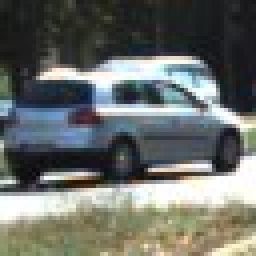
#> input picture vehicles_smallset/cars1/112.jpeg, 64 x 64 px (shown 4 times larger); its folder holds only this picture in this run
$ jupyter execute --allow-errors detection.ipynb   (older library calls are emulated)
#> lines starting #> are read from the running program, lines starting #| are printed output that depends on the picture
### lesson_functions.py
import matplotlib.image as mpimg
import numpy as np
import cv2
from skimage.feature import hog
import joblib
# Define a function to return HOG features and visualization
def get_hog_features(img, orient, pix_per_cell, cell_per_block,
                        vis=False, feature_vec=True):
    # Call with two outputs if vis==True
    if vis == True:
        features, hog_image = hog(img, orientations=orient,
                                  pixels_per_cell=(pix_per_cell, pix_per_cell),
                                  block_norm= 'L2-Hys',
                                  cells_per_block=(cell_per_block, cell_per_block),
                                  transform_sqrt=True,
                                  visualize=vis, feature_vector=feature_vec)
        return features, hog_image
    # Otherwise call with one output
    else:
        features = hog(img, orientations=orient,
                       pixels_per_cell=(pix_per_cell, pix_per_cell),
                       cells_per_block=(cell_per_block, cell_per_block),
                       block_norm= 'L2-Hys',
                       transform_sqrt=True,
                       visualize=vis, feature_vector=feature_vec)
        return features

# Define a function to compute binned color features
def bin_spatial(img, size=(32, 32)):
    # Use cv2.resize().ravel() to create the feature vector
    features = cv2.resize(img, size).ravel()
    # Return the feature vector
    return features

# Define a function to compute color histogram features
# NEED TO CHANGE bins_range if reading .png files with mpimg!
def color_hist(img, nbins=32, bins_range=(0, 256)):
    # Compute the histogram of the color channels separately
    channel1_hist = np.histogram(img[:,:,0], bins=nbins, range=bins_range)
    channel2_hist = np.histogram(img[:,:,1], bins=nbins, range=bins_range)
    channel3_hist = np.histogram(img[:,:,2], bins=nbins, range=bins_range)
    # Concatenate the histograms into a single feature vector
    hist_features = np.concatenate((channel1_hist[0], channel2_hist[0], channel3_hist[0]))
    # Return the individual histograms, bin_centers and feature vector
    return hist_features

# Define a function to extract features from a list of images
# Have this function call bin_spatial() and color_hist()
def extract_features(imgs, color_space='RGB', spatial_size=(32, 32),
                        hist_bins=32, orient=9,
                        pix_per_cell=8, cell_per_block=2, hog_channel=0,
                        spatial_feat=True, hist_feat=True, hog_feat=True):
    # Create a list to append feature vectors to
#> called with color_space = 'RGB', spatial_size = (16, 16), hist_bins = 16, orient = 9, pix_per_cell = 8, cell_per_block = 2, hog_channel = 0, spatial_feat = True
    features = []
    # Iterate through the list of images
    for file in imgs:
        file_features = []
        # Read in each one by one
        image = mpimg.imread(file)
#> image is the input picture: shape (64, 64, 3); mean R, G, B 105.6, 109.1, 105
        # apply color conversion if other than 'RGB'
        if color_space != 'RGB':
            if color_space == 'HSV':
                feature_image = cv2.cvtColor(image, cv2.COLOR_RGB2HSV)
            elif color_space == 'LUV':
                feature_image = cv2.cvtColor(image, cv2.COLOR_RGB2LUV)
            elif color_space == 'HLS':
                feature_image = cv2.cvtColor(image, cv2.COLOR_RGB2HLS)
            elif color_space == 'YUV':
                feature_image = cv2.cvtColor(image, cv2.COLOR_RGB2YUV)
            elif color_space == 'YCrCb':
                feature_image = cv2.cvtColor(image, cv2.COLOR_RGB2YCrCb)
        else: feature_image = np.copy(image)

        if spatial_feat == True:
            spatial_features = bin_spatial(feature_image, size=spatial_size)
#> in bin_spatial, `features = cv2.resize(img, size).ravel()`: features = 768 values, max 255 at index 220, min 8 at index 542, mean 104.5
#> spatial_features has the same summary as features in bin_spatial
            file_features.append(spatial_features)
        if hist_feat == True:
            # Apply color_hist()
            hist_features = color_hist(feature_image, nbins=hist_bins)
#> in color_hist, `hist_features = np.concatenate((channel1_hist[0], channel2_hist[0], ch..`: hist_features = 48 values, max 807 at index 1, min 14 at index 16, mean 256
            file_features.append(hist_features)
        if hog_feat == True:
        # Call get_hog_features() with vis=False, feature_vec=True
            if hog_channel == 'ALL':
                hog_features = []
                for channel in range(feature_image.shape[2]):
                    hog_features.append(get_hog_features(feature_image[:,:,channel],
                                        orient, pix_per_cell, cell_per_block,
                                        vis=False, feature_vec=True))
                hog_features = np.ravel(hog_features)
            else:
                hog_features = get_hog_features(feature_image[:,:,hog_channel], orient,
                            pix_per_cell, cell_per_block, vis=False, feature_vec=True)
#> in get_hog_features, `features = hog(img, orientations=orient, pixels_per_cell=(pix_per_cell..`: features = 1764 values, max 0.522 at index 166, min 0 at index 118, mean 0.124
#> in get_hog_features, `features = hog(img, orientations=orient, pixels_per_cell=(pix_per_cell..`:
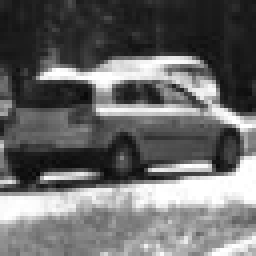
#> img: shape (64, 64) (shown 4 times larger); min 8, max 255, mean 105.6
#> hog_features has the same summary as features in get_hog_features
            # Append the new feature vector to the features list
            file_features.append(hog_features)
        features.append(np.concatenate(file_features))
#> pass 2 of the loop in extract_features, `for file in imgs:`:
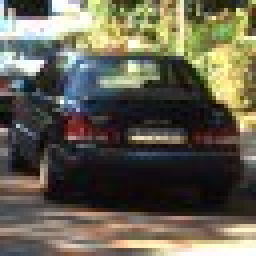
#> input picture vehicles_smallset/cars2/402.jpeg, 64 x 64 px (shown 4 times larger)
#> in extract_features, image is the input picture: shape (64, 64, 3); mean R, G, B 100.6, 96.4, 81
#> spatial_features = 768 values, max 255 at index 54, min 6 at index 485, mean 95.79
#> in extract_features, `hist_features = color_hist(feature_image, nbins=hist_bins)`: hist_features = 48 values, max 742 at index 33, min 49 at index 45, mean 256
#> in get_hog_features (call 2), `features = hog(img, orientations=orient, pixels_per_cell=(pix_per_cell..`: features = 1764 values, max 0.505 at index 1426, min 0 at index 15, mean 0.131
#> in get_hog_features (call 2), `features = hog(img, orientations=orient, pixels_per_cell=(pix_per_cell..`:
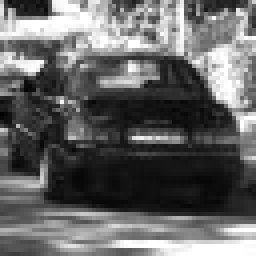
#> img: shape (64, 64) (shown 4 times larger); min 0, max 255, mean 100.6
#> hog_features has the same summary as features in get_hog_features
#> pass 3 of the loop in extract_features, `for file in imgs:`:
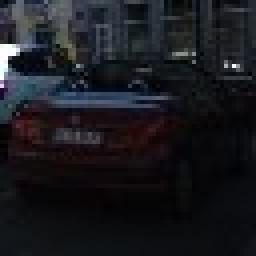
#> input picture vehicles_smallset/cars2/433.jpeg, 64 x 64 px (shown 4 times larger)
#> in extract_features, image is the input picture: shape (64, 64, 3); mean R, G, B 26, 26.5, 31.3
#> spatial_features = 768 values, max 211 at index 146, min 0 at index 261, mean 26.76
#> in extract_features, `hist_features = color_hist(feature_image, nbins=hist_bins)`: hist_features = 48 values, max 2076 at index 16, min 0 at index 11, mean 256
#> in get_hog_features (call 3), `features = hog(img, orientations=orient, pixels_per_cell=(pix_per_cell..`: features = 1764 values, max 0.37 at index 1623, min 0 at index 279, mean 0.138
#> in get_hog_features (call 3), `features = hog(img, orientations=orient, pixels_per_cell=(pix_per_cell..`:
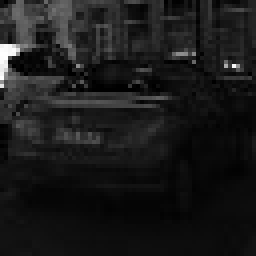
#> img: shape (64, 64) (shown 4 times larger); min 0, max 255, mean 26
#> hog_features has the same summary as features in get_hog_features
    # Return list of feature vectors
    return features

# Define a function that takes an image,
# start and stop positions in both x and y,
# window size (x and y dimensions),
# and overlap fraction (for both x and y)
# [163 lines left out: functions slide_window, draw_boxes, add_heat, apply_threshold, draw_labeled_bboxes, search_windows and 1 more, not called in this run]

### detection.ipynb
[cell 1]
import matplotlib.image as mpimg
import numpy as np
import cv2
from skimage.feature import hog
# Define a function to return HOG features and visualization
# [259 lines left out: functions get_hog_features, bin_spatial, color_hist, extract_features, slide_window, draw_boxes and 5 more, not called in this run]

[cell 2]
import matplotlib.image as mpimg
import matplotlib.pyplot as plt
import numpy as np
import cv2
import glob
import time
from sklearn.svm import LinearSVC
from sklearn.preprocessing import StandardScaler
from skimage.feature import hog
from lesson_functions import *
import joblib
# NOTE: the next import is only valid for scikit-learn version <= 0.17
# for scikit-learn >= 0.18 use:
# from sklearn.model_selection import train_test_split
from sklearn.model_selection import train_test_split
from scipy.ndimage.measurements import label


# Reduce the sample size because
# The quiz evaluator times out after 13s of CPU time
sample_size = 500

# Divide up into cars and notcars
cars = glob.glob('./vehicles_smallset/*/*.jpeg')
notcars = glob.glob('./non-vehicles_smallset//*/*.jpeg')

cars = cars[0:sample_size]
notcars = notcars[0:sample_size]

### TODO: Tweak these parameters and see how the results change.
color_space = 'RGB' # Can be RGB, HSV, LUV, HLS, YUV, YCrCb
orient = 9  # HOG orientations
pix_per_cell = 8 # HOG pixels per cell
cell_per_block = 2 # HOG cells per block
hog_channel = 0 # Can be 0, 1, 2, or "ALL"
spatial_size = (16, 16) # Spatial binning dimensions
hist_bins = 16    # Number of histogram bins
spatial_feat = True # Spatial features on or off
hist_feat = True # Histogram features on or off
hog_feat = True # HOG features on or off
y_start_stop = [None, None] # Min and max in y to search in slide_window()

car_features = extract_features(cars, color_space=color_space,
                        spatial_size=spatial_size, hist_bins=hist_bins,
                        orient=orient, pix_per_cell=pix_per_cell,
                        cell_per_block=cell_per_block,
                        hog_channel=hog_channel, spatial_feat=spatial_feat,
                        hist_feat=hist_feat, hog_feat=hog_feat)
#> car_features = 3 items
notcar_features = extract_features(notcars, color_space=color_space,
                        spatial_size=spatial_size, hist_bins=hist_bins,
                        orient=orient, pix_per_cell=pix_per_cell,
                        cell_per_block=cell_per_block,
                        hog_channel=hog_channel, spatial_feat=spatial_feat,
                        hist_feat=hist_feat, hog_feat=hog_feat)

# Create an array stack of feature vectors
#> (the rest of this cell did not finish here and is left out)
